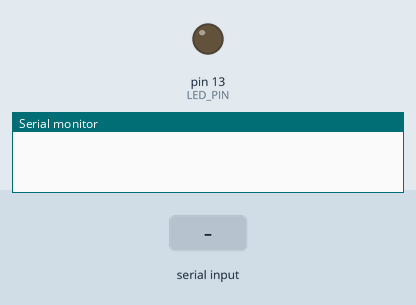
The sketch below on a simulated Arduino Uno, built with avr-gcc and run on an emulated ATmega328P. On the bench: output pins drawn as LEDs (lit = HIGH), the last lines printed to the serial monitor. Inputs (shaded band) come from the test bench.

Above: at 1.2 s.
1.3 s: "on\n" received over Serial
At 2.5 s:
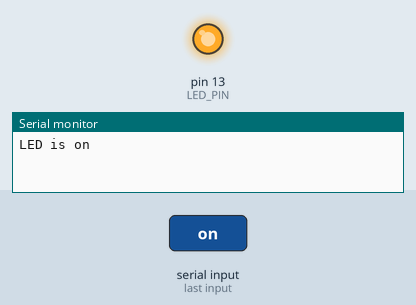
4.3 s: "off\n" received over Serial
At 4.8 s:
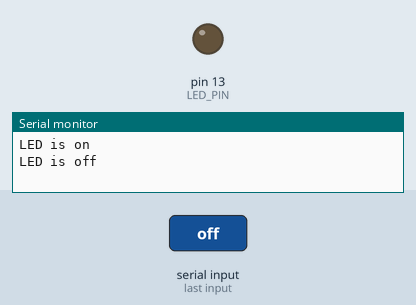
Timing chart, 0 to 7.3 s (numbered marks = the images above; inputs shaded):
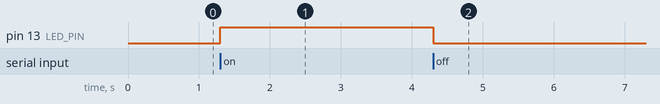

Measured:
- after the input at 1.3 s, pin 13 (LED_PIN): LOW → HIGH at once
- after the input at 4.3 s, pin 13 (LED_PIN): HIGH → LOW at once

The sketch:

rs485sender.ino
```cpp
const int LED_PIN = 13; // Define the pin connected to the LED

void setup() {
  Serial.begin(9600); // Initialize serial communication
  pinMode(LED_PIN, OUTPUT); // Set the LED pin as an output
}

void loop() {
  if (Serial.available() > 0) { // Check if there's data available to read
    String command = Serial.readStringUntil('\n'); // Read the incoming command
    command.trim(); // Remove any leading/trailing whitespace

    // Check the received command and take action accordingly
    if (command == "on") {
      digitalWrite(LED_PIN, HIGH); // Turn on the LED
      Serial.println("LED is on");
    } else if (command == "off") {
      digitalWrite(LED_PIN, LOW); // Turn off the LED
      Serial.println("LED is off");
    } else {
      Serial.println("Invalid command"); // Print an error message for invalid commands
    }
  }
}


/*
// this is the code for python. just remembered that the arduinon port name should be mentioned in the com port.
import serial
import time

serialcomm = serial.Serial('COM22', 9600)
serialcomm.timeout = 1
while True:
    i = input("Enter Input: ").strip()
    if i == "Done":
        print('finished')
        break
    serialcomm.write(i.encode())
    time.sleep(0.5)
    print(serialcomm.readline().decode('ascii'))
serialcomm.close()
*/
```
